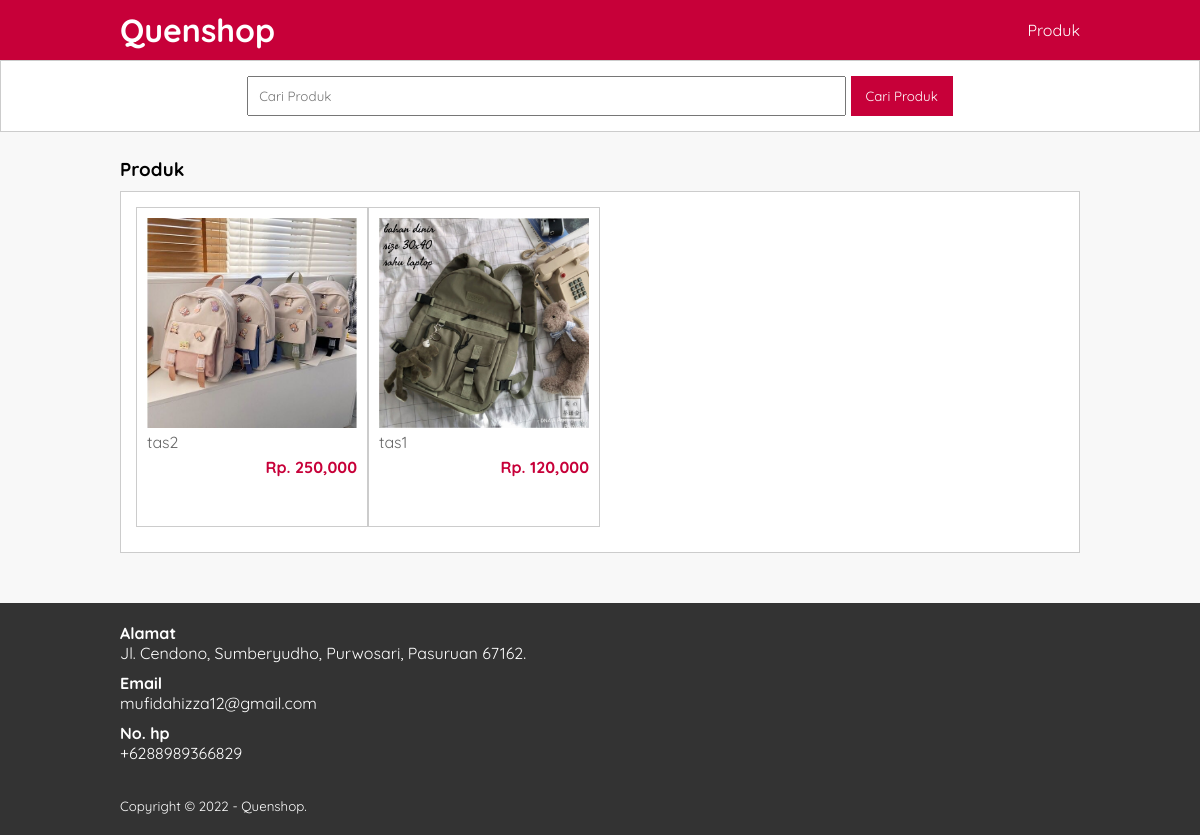
/produk.php?kat=17, run on the app's committed database.
### tables this page shows
CREATE TABLE `tb_product` (
  `product_id` int(11) NOT NULL,
  `category_id` int(11) NOT NULL,
  `product_name` varchar(100) NOT NULL,
  `product_price` int(11) NOT NULL,
  `product_description` text NOT NULL,
  `product_image` varchar(100) NOT NULL,
  `product_status` tinyint(1) NOT NULL,
  `date_created` timestamp NOT NULL DEFAULT current_timestamp()
);

### produk.php (the view, shortened to what this page needs)
<?php
     include 'db.php';
     $kontak = mysqli_query($conn, "SELECT admin_telp, admin_email, admin_address FROM tb_admin WHERE admin_id =1");
     $a = mysqli_fetch_object($kontak);
?>
<!DOCTYPE html>
<html>
<head>
	<link rel="stylesheet" type="text/css" href="css/style.css">
</head>
<body>
   <header>
   	<div class="container">
   	   <h1><a href="index.php">Quenshop</a></h1>
   	   <ul>
   		    <li><a href="produk.php">Produk</a></li>
   	   </ul>
      </div>
   </header>
   <div class="search">
      <div class="container">
         <form action="produk.php">
            <input type="text" name="search" placeholder="Cari Produk" value="<?php echo $_GET['search'] ?>">
            <input type="submit" name="cari" value="Cari Produk">
         </form>
       </div>
   </div>
   <div class="section">
      <div class="container">
         <h3>Produk</h3>
         <div class="box">
            <?php
                if($_GET['search'] != '' || $_GET['kat'] != ''){
                    $where = "AND product_name LIKE '%".$_GET['search']."%' AND category_id LIKE '%".$_GET['kat']."%' ";
                }
                $produk = mysqli_query($conn, "SELECT * FROM tb_product WHERE product_status = 1 $where ORDER BY product_id DESC");
                if(mysqli_num_rows($produk) > 0){
                    while($p = mysqli_fetch_array($produk)){
            ?>
                <a href="detail-produk.php?id=<?php echo $p['product_id'] ?>">
                    <div class="col-4">
                        <img src="produk/<?php echo $p['product_image'] ?>">
                        <p class="nama"><?php echo substr($p['product_name'], 0, 30) ?></p>
                        <p class="harga">Rp. <?php echo number_format($p['product_price']) ?></p>
                    </div>
                </a>
            <?php }}else{ ?>
                <p>Produk tidak ada</p>
            <?php } ?>
         </div>
      </div>
   </div>
   <div class="footer">
      <div class="container">
         <h4>Alamat</h4>
         <p><?php echo $a->admin_address ?></p>
         <h4>Email</h4>
         <p><?php echo $a->admin_email ?></p>
         <h4>No. hp</h4>
         <p><?php echo $a->admin_telp ?></p>
         <small>Copyright &copy; 2022 - Quenshop.</small>
      </div>
   </div>
</body>
</html>

### css/style.css (style rules this page uses)
* { padding:0; margin:0; font-family: 'Quicksand', sans-serif; }
body { background-color: #f8f8f8; }
a { color: inherit; text-decoration: none; }
header { background-color: #C70039; color: #fff; }
header h1 { float: left; padding:10px 0; }
header ul { float: right; }
header ul li { display: inline-block; }
header ul li a { padding: 20px 0 20px 15px; display: inline-block; }
.container { width: 80%; margin:0 auto; }
.container:after { content: ''; display: block; clear: both; }
.section { padding:25px 0; }
.box { background-color: #fff; border:1px solid #ccc; padding:15px; box-sizing: border-box; margin:10px 0 25px 0; }
.box:after { content: ''; display: block; clear: both; }
.search { padding:15px 0; background-color: #fff; border:1px solid #ccc; text-align: center; }
.search input[type=text] { width: 60%; padding:10px; }
.search input[type=submit] { padding:12px 15px; background-color: #c70039; color:#fff; border:none; cursor: pointer; }
.col-4 { width:25%; height: 320px; border:1px solid #ccc; float: left; padding:10px; box-sizing: border-box; margin-bottom: 10px; }
.col-4 img { width: 100%; }
.col-4 .nama { color: #666; margin-bottom: 5px; }
.col-4 .harga { font-weight: bold; color: #c70039; float: right; }
.footer { padding: 20px 0; background-color: #333; color: #fff; text-align: left; }
.footer p { margin-bottom: 10px; }
.footer small { margin-top: 25px; display: inline-block; }

### data on the page
tb_product: product_image (picture), product_name "tas2", product_price "250,000"
tb_product: product_image (picture), product_name "tas1", product_price "120,000"

### other printed values
$a->admin_address "Jl. Cendono, Sumberyudho, Purwosari, Pasuruan 67162."
$a->admin_email "mufidahizza12@gmail.com"
$a->admin_telp "+6288989366829"
